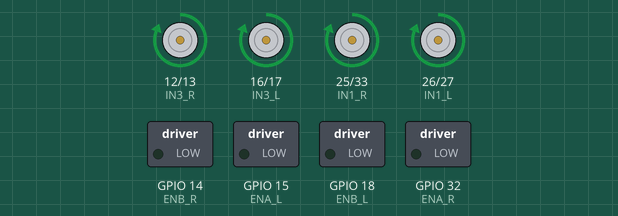
The sketch below on a simulated ESP32. Shown: motor-driver pin pairs drawn as motors (green arrow = first pin HIGH = forward, orange = second pin HIGH = backward, longer = more drive), switched loads named in the sketch (green lamp = pin HIGH). Nothing arrives over Bluetooth unless stated; what the sketch prints to the serial monitor is not drawn.

Above: at 0.1 s.
Timing chart, 0 to 1.6 s (numbered marks = the images above):
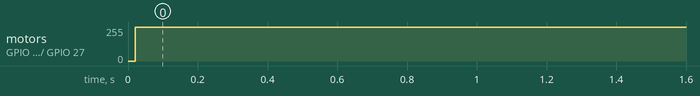

The sketch:

mivingwheelsupdated.ino
```cpp
#include <PS4Controller.h>

// Define motor control pins
#define IN1_R 25
#define IN2_R 33
#define ENA_R 32
#define IN3_R 12
#define IN4_R 13
#define ENB_R 14

#define IN1_L 26
#define IN2_L 27
#define ENA_L 15
#define IN3_L 16
#define IN4_L 17
#define ENB_L 18

unsigned long lastTimeStamp = 0;

void setMotor(int in1, int in2, int pwmPin, int speed) {
  if (speed >= 0) {
    digitalWrite(in1, HIGH);
    digitalWrite(in2, LOW);
  } else {
    digitalWrite(in1, LOW);
    digitalWrite(in2, HIGH);
    speed = -speed;
  }
  analogWrite(pwmPin, constrain(speed, 0, 255));
}

void notify() {
  if (millis() - lastTimeStamp > 1) {
    int x = PS4.LStickX();   // Strafe
    int y = PS4.LStickY();   // Forward/Backward
    int r = PS4.RStickX();   // Rotation

    // Mix for X-Drive
    int frontLeft  = y + x + r;
    int frontRight = y - x - r;
    int rearLeft   = y - x + r;
    int rearRight  = y + x - r;

    // Constrain values
    frontLeft  = constrain(frontLeft, -255, 255);
    frontRight = constrain(frontRight, -255, 255);
    rearLeft   = constrain(rearLeft, -255, 255);
    rearRight  = constrain(rearRight, -255, 255);

    // Apply motor values
    setMotor(IN1_L, IN2_L, ENA_L, frontLeft);    // Front Left
    setMotor(IN3_L, IN4_L, ENB_L, rearLeft);     // Rear Left
    setMotor(IN1_R, IN2_R, ENA_R, frontRight);   // Front Right
    setMotor(IN3_R, IN4_R, ENB_R, rearRight);    // Rear Right

    lastTimeStamp = millis();
  }
}

void onConnect() {
  Serial.println("Connected!");
}

void onDisConnect() {
  // Stop all motors
  digitalWrite(IN1_R, LOW); digitalWrite(IN2_R, LOW);
  digitalWrite(IN3_R, LOW); digitalWrite(IN4_R, LOW);
  digitalWrite(IN1_L, LOW); digitalWrite(IN2_L, LOW);
  digitalWrite(IN3_L, LOW); digitalWrite(IN4_L, LOW);
  analogWrite(ENA_R, 0); analogWrite(ENB_R, 0);
  analogWrite(ENA_L, 0); analogWrite(ENB_L, 0);
  Serial.println("Disconnected!");
}

void setup() {
  pinMode(IN1_R, OUTPUT); pinMode(IN2_R, OUTPUT); pinMode(ENA_R, OUTPUT);
  pinMode(IN3_R, OUTPUT); pinMode(IN4_R, OUTPUT); pinMode(ENB_R, OUTPUT);
  pinMode(IN1_L, OUTPUT); pinMode(IN2_L, OUTPUT); pinMode(ENA_L, OUTPUT);
  pinMode(IN3_L, OUTPUT); pinMode(IN4_L, OUTPUT); pinMode(ENB_L, OUTPUT);
  Serial.begin(115200);

  PS4.attach(notify);
  PS4.attachOnConnect(onConnect);
  PS4.attachOnDisconnect(onDisConnect);

  if (!PS4.begin()) {
    Serial.println("Failed to initialize Bluetooth!");
    while (1);
  }

  Serial.println("Bluetooth initialized. Waiting for PS4 controller...");
}

void loop() {
  // Everything is interrupt-based, nothing to do here.
}
```

Measured:
- by itself, motor on GPIO 12 (IN3_R) / GPIO 13 (IN4_R), motor on GPIO 16 (IN3_L) / GPIO 17 (IN4_L), motor on GPIO 25 (IN1_R) / GPIO 33 (IN2_R), motor on GPIO 26 (IN1_L) / GPIO 27 (IN2_L): stopped → forward 255/255 at 0.02 s
